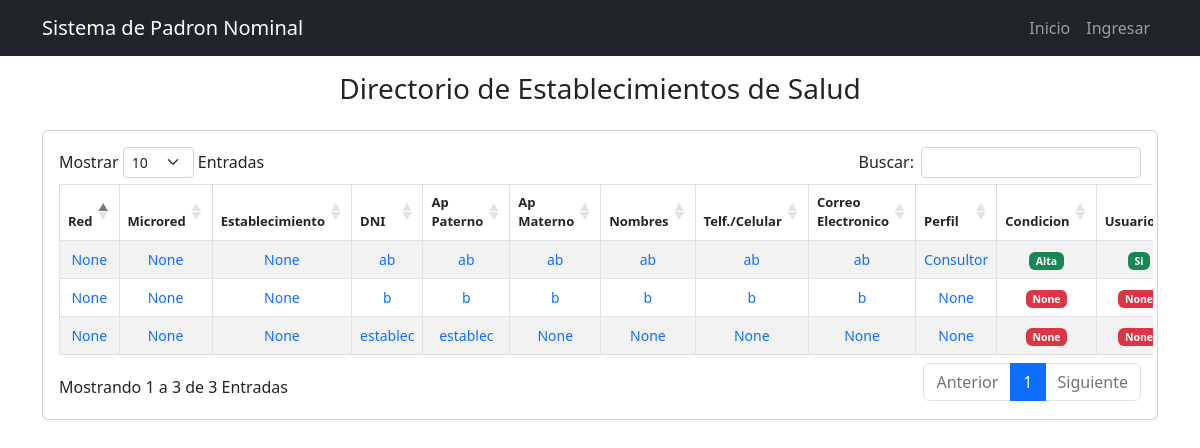
The page /frontend_directorio_establecimiento/ on the database its author committed.
### filiacion/models.py (models this page shows, shortened)
class DirectorioEstablecimiento(models.Model):
    TIPO_USUARIO = [
                    ('diresa', 'diresa'),
                    ('red', 'red'),
                    ('microred', 'microred'),
                    ('establecimiento', 'establecimiento'),
                ]
    PERFIL = [
                ('Consultor', 'Consultor'),
                ('Registrador', 'Registrador'),
            ]
    CONDICION = [
                    ('Alta', 'Alta'),
                    ('Baja', 'Baja'),
                ]
    CUENTA_USUARIO = [
                    ('Si', 'Si'),
                    ('No', 'No'),
                    ('Espera respuesta MINSA', 'Espera respuesta MINSA'),
                ]
    diresa = models.CharField(max_length=100,null=True, blank=True)
    red = models.CharField(max_length=100,null=True, blank=True)
    microred = models.CharField(max_length=100,null=True, blank=True)
    establecimiento = models.CharField(max_length=100,null=True, blank=True)
    tipo_usuario = models.CharField(choices=TIPO_USUARIO, max_length=100, null=True, blank=True)
    documento_identidad = models.CharField(max_length=100,null=True, blank=True)
    apellido_paterno = models.CharField(max_length=100,null=True, blank=True)
    apellido_materno = models.CharField(max_length=200,null=True, blank=True)
    nombres = models.CharField(max_length=200,null=True, blank=True)
    telefono = models.CharField(max_length=200,null=True, blank=True)
    correo_electronico = models.CharField(max_length=200,null=True, blank=True)
    perfil = models.CharField(choices=PERFIL,max_length=100,null=True, blank=True)
    condicion = models.CharField(choices=CONDICION,max_length=100,null=True, blank=True)
    cuenta_usuario = models.CharField(choices=CUENTA_USUARIO,max_length=100,null=True, blank=True)
    contraseña_usuario = models.CharField(max_length=100,null=True, blank=True)
    req_formato = models.FileField(upload_to="filiacion/formato/",null=True, blank=True)
    dateTimeOfUpload_req_formato = models.DateTimeField(auto_now = True,null=True, blank=True)
    req_generales_excel = models.FileField(upload_to="filiacion/excel/",null=True, blank=True)
    dateTimeOfUpload_generales_excel = models.DateTimeField(auto_now = True,null=True, blank=True)

### filiacion/views.py (the view)
# urls.py: path('frontend_directorio_establecimiento/', views.frontend_directorio_establecimiento, name='frontend_directorio_establecimiento'),
def frontend_directorio_establecimiento(request):
    directorio_establecimientos= DirectorioEstablecimiento.objects.all()
    context = {
            'directorio_establecimientos': directorio_establecimientos,
            }
    return render(request, 'frontend/directorio_establecimiento.html', context)

### filiacion/templates/frontend/directorio_establecimiento.html
{% extends 'base.html' %}
{% block content %}
<main class="container">
    <div class="display-1 text-center py-3">
      <h3>Directorio de Establecimientos de Salud</h3>
    </div>
  <section class="card card-body">
    <div class="row">
      <div class="table-responsive">
        <table id="table_padron_establecimiento" class="table table-bordered table-hover table-striped">
          <thead class="text-center" style="font-size: 13px;">
            <tr>
              <th>Red</th>
              <th>Microred</th>
              <th>Establecimiento</th>
              <th>DNI</th>
              <th>Ap Paterno</th>
              <th>Ap Materno</th>
              <th>Nombres</th>
              <th>Telf./Celular</th>
              <th>Correo Electronico</th>
              <th>Perfil</th>
              <th>Condicion</th>
              <th>Usuario</th>
            </tr>
          </thead>
          <tbody class="text-center" style="font-size: 14px;" >
              {% for directorio_establecimiento in directorio_establecimientos %}
              <tr>
                <td class="text-primary">{{ directorio_establecimiento.red }}</td>
                <td class="text-primary">{{ directorio_establecimiento.microred }}</td>
                <td class="text-primary">{{ directorio_establecimiento.establecimiento }}</td>
                <td class="text-primary">{{ directorio_establecimiento.documento_identidad }}</td>
                <td class="text-primary">{{ directorio_establecimiento.apellido_paterno }}</td>
                <td class="text-primary">{{ directorio_establecimiento.apellido_materno }}</td>
                <td class="text-primary">{{ directorio_establecimiento.nombres }}</td>
                <td class="text-primary">{{ directorio_establecimiento.telefono }}</td>
                <td class="text-primary">{{ directorio_establecimiento.correo_electronico }}</td>
                <td class="text-primary">{{ directorio_establecimiento.perfil }}</td>
                {% if directorio_establecimiento.condicion == "Alta" %}
                <td>
                  <span class="badge bg-success">{{ directorio_establecimiento.condicion }}</span>
                </td>
                {% else %}
                <td>
                  <span class="badge bg-danger">{{ directorio_establecimiento.condicion }}</span>
                </td>
                {% endif %}
                {% if directorio_establecimiento.cuenta_usuario == "Si" %}
                <td>
                  <span class="badge bg-success">{{ directorio_establecimiento.cuenta_usuario }}</span>
                </td>
                {% else %}
                <td>
                  <span class="badge bg-danger">{{ directorio_establecimiento.cuenta_usuario }}</span>
                </td>
                {% endif %}
              </tr>
            {% endfor %}
          </tbody>
        </table>
      </div>
    </div>
  </section>
</main>
{% endblock %}

### rows shown on the page
DirectorioEstablecimiento: red "None", microred "None", establecimiento "None", documento_identidad "ab", apellido_paterno "ab", apellido_materno "ab", nombres "ab", telefono "ab", correo_electronico "ab", perfil "Consultor", condicion "Alta", cuenta_usuario "Si"
DirectorioEstablecimiento: red "None", microred "None", establecimiento "None", documento_identidad "b", apellido_paterno "b", apellido_materno "b", nombres "b", telefono "b", correo_electronico "b", perfil "None", condicion "None", cuenta_usuario "None"
DirectorioEstablecimiento: red "None", microred "None", establecimiento "None", documento_identidad "establec", apellido_paterno "establec", apellido_materno "None", nombres "None", telefono "None", correo_electronico "None", perfil "None", condicion "None", cuenta_usuario "None"
